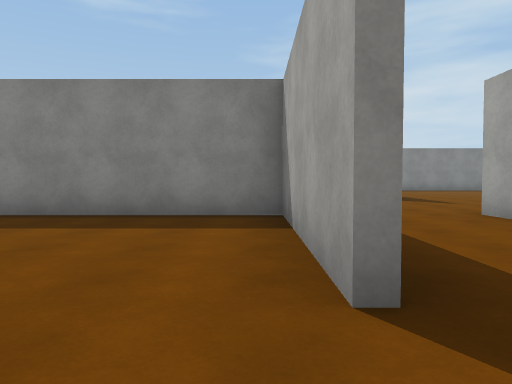
view 1 (above)

17 first-person views from a walk through a scene from a Unity 3-D project. The camera is 1.2 m above the floor, tilts 2° down and sees 70° across. The floor is counted in squares, 2.25 m on a side. Each view is taken from the middle of a square. On the plan, view 1 faces up. The plan holds only what a view shows up to about 10 squares ahead; the rest is blank. The player character is not drawn. Surface patterns are stand-ins for the level's own textures.

view 2
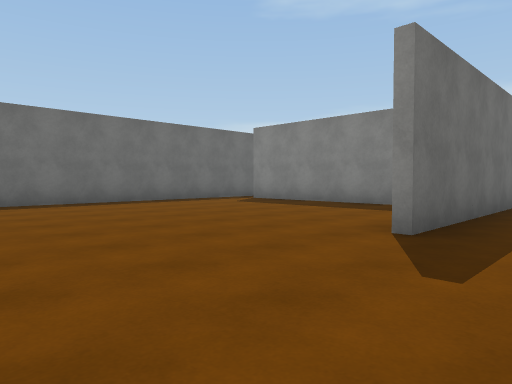

view 3
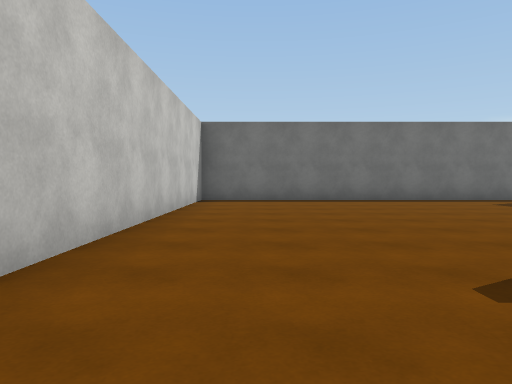

view 4
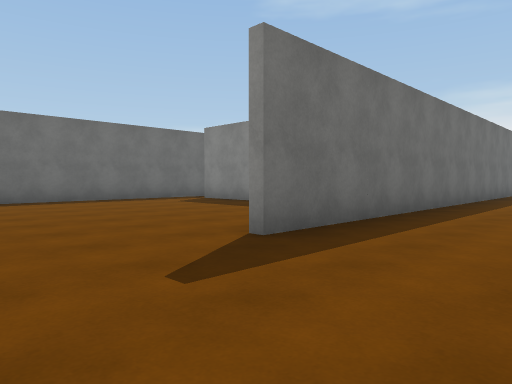

view 5
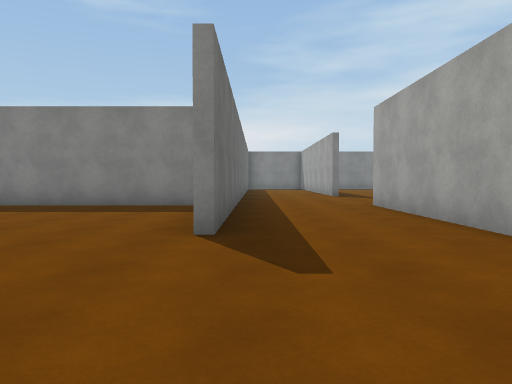

view 6
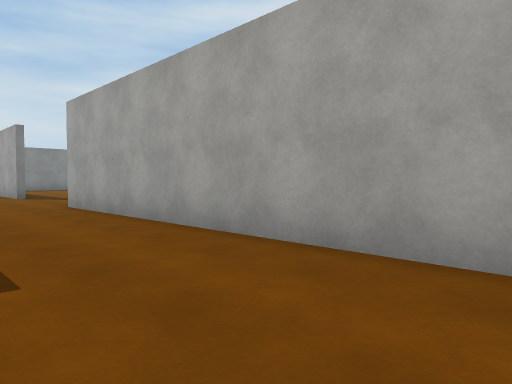

view 7
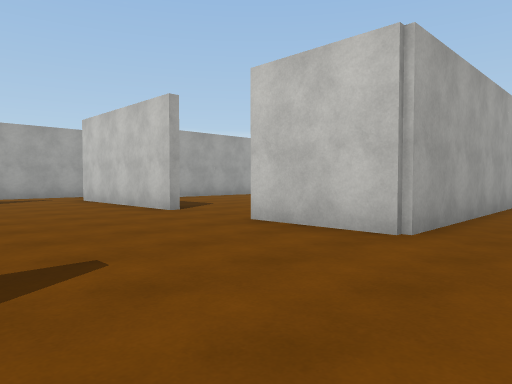

view 8
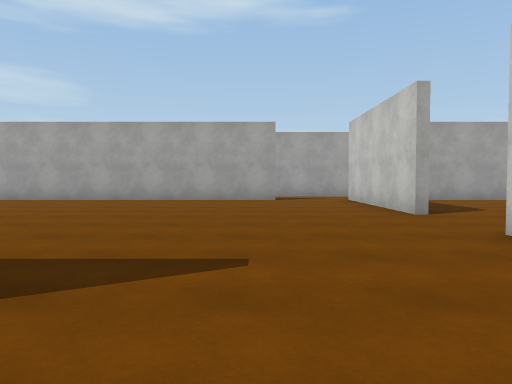

view 9
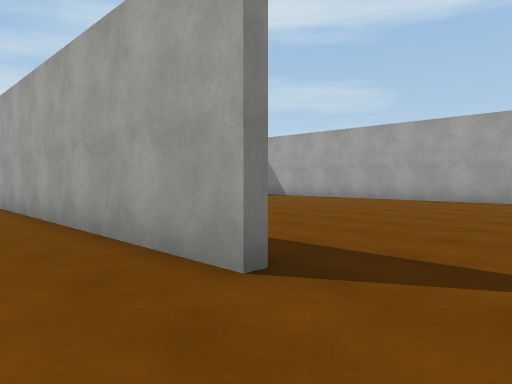

view 10
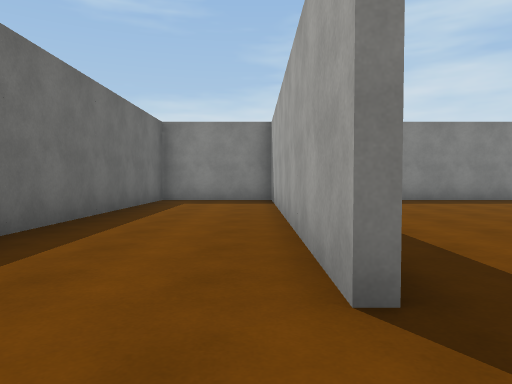

view 11
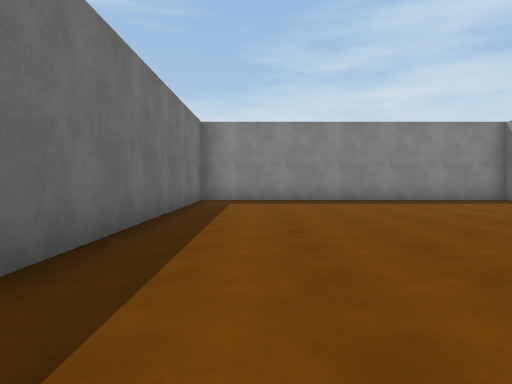

view 12
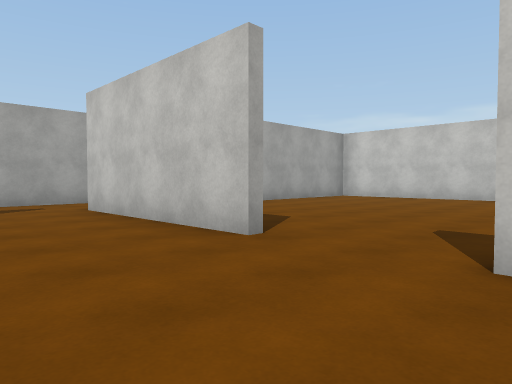

view 13
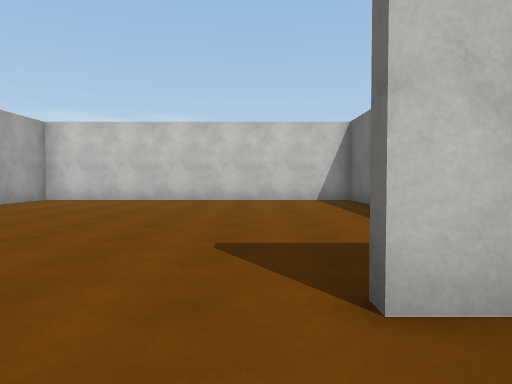

view 14
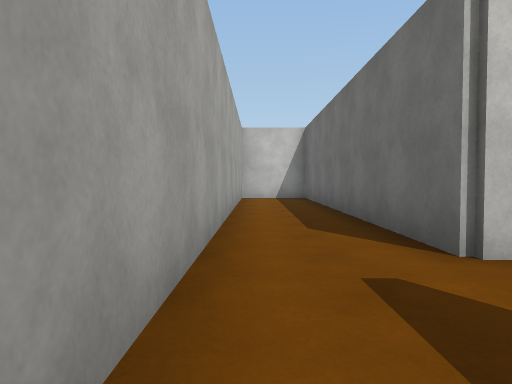

view 15
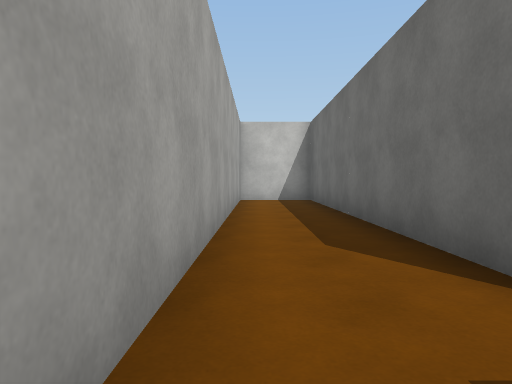

view 16
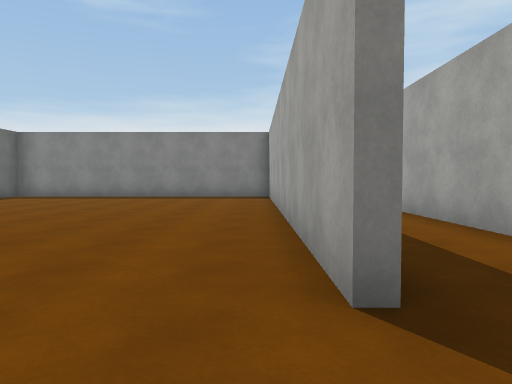

view 17
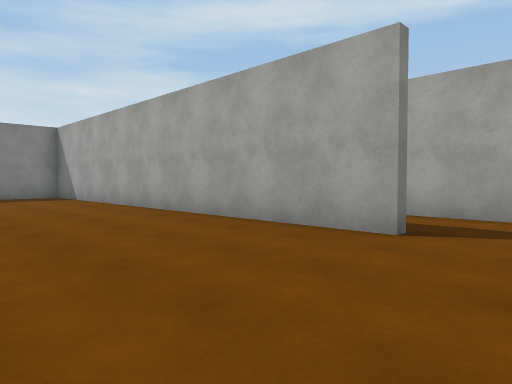

### Floor plan
Ten units are one square. View 1 is at (0, 0); x grows to the right and y downward. Boxes are objects, and circles mark ways between rooms. Rooms are numbered by the first view taken in them; rooms with no view inside come last. Other rooms are left out.
<svg viewBox="-69 -179 208 209">
<path fill="none" stroke="#000" d="M4 -15 4 -54 -48 -54M34 16 34 -56M6 -65 6 -15M-64 -56 -64 24 11 24M34 -95 34 -171M75 -56 116 -56M114 -74 114 -174 6 -174 6 -65M34 -56 55 -56M36 -174 36 -99M116 -56 116 24M119 24 134 24 134 -120M36 6 36 24 119 24M114 25 114 -36"/>
<circle cx="25" cy="-60" r="3" fill="#2a7"/>
<circle cx="120" cy="-65" r="3" fill="#2a7"/>
<circle cx="65" cy="-50" r="3" fill="#2a7"/>
<text x="-10" y="-10">1</text>
<text x="70" y="-110">2</text>
<text x="130" y="-70">3</text>
<text x="80" y="-10">4</text>
</svg>
Room 1 opens to room 2. Room 2 opens to room 3. Room 2 opens to room 4.

Where each view was taken, in squares from view 1:
view 1: 0 up, 0 right, facing up
view 2: 2 down, 2 right, facing up-left
view 3: 1 down, 3 right, facing left
view 4: 1 down, 3 right, facing up-left
view 5: 2 down, 1 right, facing up
view 6: 2 down, 1 right, facing up-right
view 7: 9 up, 2 right, facing down-right
view 8: 8 up, 2 right, facing right
view 9: 8 up, 2 right, facing up-right
view 10: 8 up, 3 right, facing up
view 11: 8 up, 5 right, facing up
view 12: 8 up, 5 right, facing down-right
view 13: 7 up, 6 right, facing down
view 14: 8 up, 13 right, facing down
view 15: 7 up, 13 right, facing down
view 16: 6 up, 11 right, facing up
view 17: 6 up, 8 right, facing up-right
